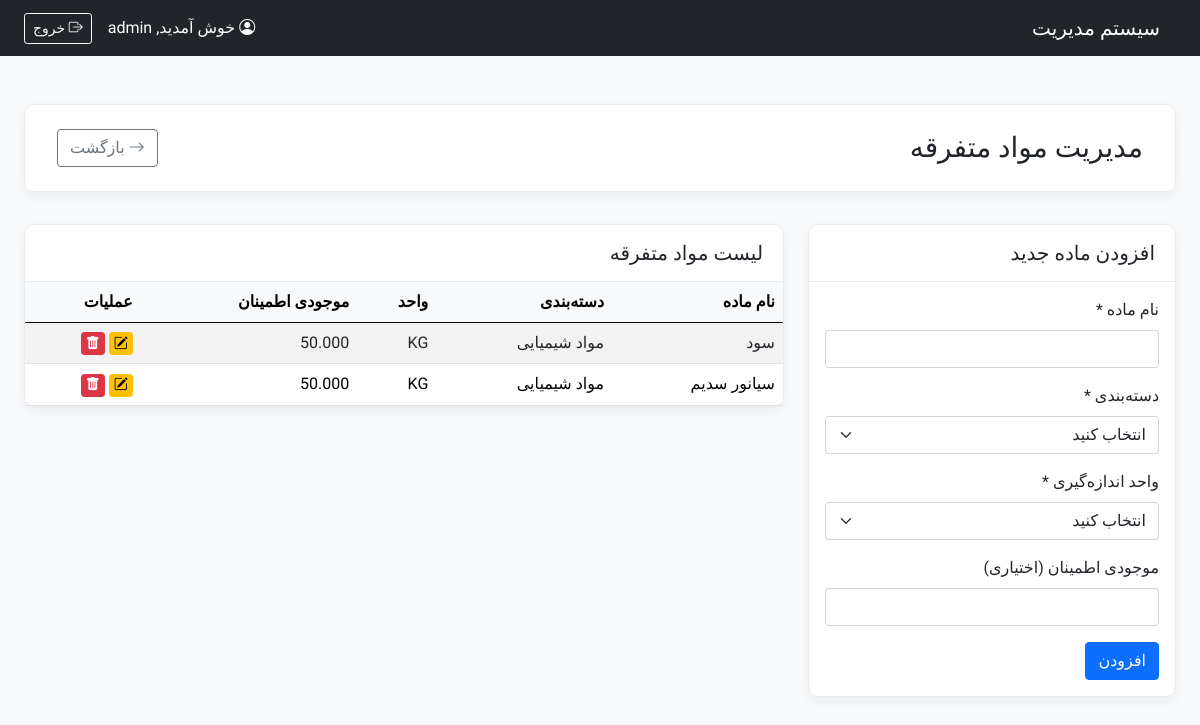
/modules/Warehouse/misc_items.php (signed in), run on the app's committed database.
### tables this page shows
CREATE TABLE `tbl_misc_items` (
  `ItemID` int(11) NOT NULL,
  `ItemName` varchar(255) NOT NULL,
  `CategoryID` int(11) NOT NULL,
  `Unit` varchar(50) NOT NULL COMMENT 'واحد اندازه‌گیری',
  `UnitID` int(11) NOT NULL COMMENT 'FK به جدول واحدهای اندازه‌گیری (tbl_units)',
  `SafetyStock` decimal(10,3) DEFAULT NULL COMMENT 'موجودی اطمینان (اختیاری)'
);

CREATE TABLE `tbl_misc_categories` (
  `CategoryID` int(11) NOT NULL,
  `CategoryName` varchar(150) NOT NULL
);

CREATE TABLE `tbl_units` (
  `UnitID` int(11) NOT NULL,
  `UnitName` varchar(50) NOT NULL,
  `Symbol` varchar(10) NOT NULL
);

### modules/Warehouse/misc_items.php (the view, shortened to what this page needs)
<?php
require_once __DIR__ . '/../../config/init.php';
$editMode = false;
$itemToEdit = null;
$current_page = isset($_GET['page']) && is_numeric($_GET['page']) ? (int)$_GET['page'] : 1;
$offset = ($current_page - 1) * RECORDS_PER_PAGE;
$items_query = "SELECT mi.*, mc.CategoryName, u.Symbol as UnitSymbol
                FROM " . TABLE_NAME . " mi
                JOIN tbl_misc_categories mc ON mi.CategoryID = mc.CategoryID
                JOIN tbl_units u ON mi.UnitID = u.UnitID
                ORDER BY mc.CategoryName, mi.ItemName
                LIMIT :limit OFFSET :offset";
$stmt = $pdo->prepare($items_query);
$stmt->bindValue(':limit', RECORDS_PER_PAGE, PDO::PARAM_INT);
$stmt->bindValue(':offset', $offset, PDO::PARAM_INT);
$stmt->execute();
$items = $stmt->fetchAll();
$pageTitle = "مدیریت مواد متفرقه";
include __DIR__ . '/../../templates/header.php';
?>
<div class="page-header d-flex justify-content-between align-items-center">
    <h1 class="h3 mb-0"><?php echo $pageTitle; ?></h1>
    <a href="misc_index.php" class="btn btn-outline-secondary"><i class="bi bi-arrow-right"></i> بازگشت</a>
</div>
<div class="row">
    <div class="col-lg-4">
        <div class="card content-card"><div class="card-header"><h5 class="mb-0"><?php echo $editMode ? 'ویرایش ماده' : 'افزودن ماده جدید'; ?></h5></div><div class="card-body">
            <form method="POST" action="misc_items.php?page=<?php echo $current_page; ?>">
                <div class="mb-3"><label class="form-label">نام ماده *</label><input type="text" class="form-control" name="item_name" value="<?php echo htmlspecialchars($itemToEdit['ItemName'] ?? ''); ?>" required></div>
                <div class="mb-3"><label class="form-label">دسته‌بندی *</label><select class="form-select" name="category_id" required><option value="">انتخاب کنید</option></select></div>
                <div class="mb-3"><label class="form-label">واحد اندازه‌گیری *</label><select class="form-select" name="unit_id" required><option value="">انتخاب کنید</option></select></div>
                <div class="mb-3"><label class="form-label">موجودی اطمینان (اختیاری)</label><input type="number" step="0.01" class="form-control" name="safety_stock" value="<?php echo htmlspecialchars($itemToEdit['SafetyStock'] ?? ''); ?>"></div>
                <button type="submit" class="btn <?php echo $editMode ? 'btn-success' : 'btn-primary'; ?>"><?php echo $editMode ? 'بروزرسانی' : 'افزودن'; ?></button>
            </form>
        </div></div>
    </div>
    <div class="col-lg-8">
        <div class="card content-card"><div class="card-header"><h5 class="mb-0">لیست مواد متفرقه</h5></div><div class="card-body p-0"><div class="table-responsive"><table class="table table-striped table-hover table-sm mb-0">
            <thead><tr><th class="p-2">نام ماده</th><th class="p-2">دسته‌بندی</th><th class="p-2">واحد</th><th class="p-2">موجودی اطمینان</th><th class="p-2">عملیات</th></tr></thead>
            <tbody><?php foreach ($items as $item): ?><tr>
                <td class="p-2"><?php echo htmlspecialchars($item['ItemName']); ?></td>
                <td class="p-2"><?php echo htmlspecialchars($item['CategoryName']); ?></td>
                <td class="p-2"><?php echo htmlspecialchars($item['UnitSymbol']); ?></td>
                <td class="p-2"><?php echo htmlspecialchars($item['SafetyStock'] ?? '-'); ?></td>
                <td class="p-2 text-nowrap">
                    <a href="?edit_id=<?php echo $item[PRIMARY_KEY]; ?>&page=<?php echo $current_page; ?>" class="btn btn-warning btn-sm py-0 px-1" title="ویرایش"><i class="bi bi-pencil-square"></i></a>
                    <button type="button" class="btn btn-danger btn-sm py-0 px-1" data-bs-toggle="modal" data-bs-target="#deleteModal<?php echo $item[PRIMARY_KEY]; ?>" title="حذف"><i class="bi bi-trash-fill"></i></button>
                </td>
            </tr><?php endforeach; ?></tbody>
        </table></div></div>
        </div>
    </div>
</div>
<?php include __DIR__ . '/../../templates/footer.php'; ?>

### assets/css/style.css (style rules this page uses)
body { font-family: 'Vazirmatn', sans-serif; background-color: #f4f7f9; }
.page-header { background-color: #ffffff; padding: 1.5rem 2rem; border-radius: 10px; margin-bottom: 2rem; box-shadow: 0 4px 12px rgba(0,0,0,0.05); border: 1px solid #e9ecef; }
.content-card { border: 1px solid #e9ecef; border-radius: 10px; box-shadow: 0 4px 12px rgba(0,0,0,0.05); background-color: #ffffff; }
.content-card .card-header { background-color: transparent; border-bottom: 1px solid #e9ecef; font-weight: 600; font-size: 1.1rem; padding: 1rem 1.25rem; }
.table th { font-weight: 600; white-space: nowrap; background-color: #f8f9fa; }
.table td { vertical-align: middle; }

### data on the page
tbl_misc_items: ItemName "سود", CategoryID.CategoryName "مواد شیمیایی", UnitID.Symbol "KG", SafetyStock "50.000"
tbl_misc_items: ItemName "سیانور سدیم", CategoryID.CategoryName "مواد شیمیایی", UnitID.Symbol "KG", SafetyStock "50.000"

### other printed values
$_SESSION['username'] "admin"
$pageTitle "مدیریت مواد متفرقه"
